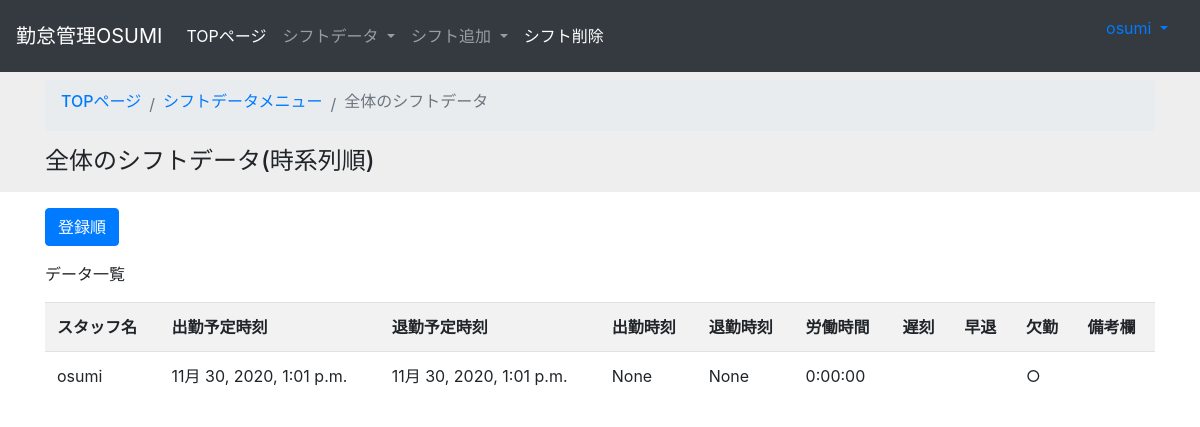
Screenshot of /attendance2/sortlist (signed in) with the database file from the repository.
### myapp/models.py (models this page shows)
class CustomUser(AbstractUser):
    mail = models.EmailField(max_length=100)
    authority = models.CharField(verbose_name="カラム名",default='一般人',choices=CHOICES,max_length=100,blank=True, null=True)

### attendance2/models.py (models this page shows)
class Attendance(models.Model):
    user = models.ForeignKey(CustomUser, blank=False, null=False,on_delete=models.CASCADE, verbose_name="スタッフ名")
    scheduled_attend_time = models.DateTimeField(blank=False, null=False,verbose_name="出勤予定時刻")
    scheduled_leave_time = models.DateTimeField(blank=False, null=False,verbose_name="退勤予定時刻")
    attend_time = models.DateTimeField(blank=True, null=True, verbose_name="出勤時刻")
    leave_time = models.DateTimeField(blank=True, null=True, verbose_name="退勤時刻")
    work_time=models.DurationField(default=timedelta(), verbose_name="労働時間")
    remarks = models.TextField(blank=True, null=True, verbose_name="備考欄")
    def is_late(self): #遅刻判定フラグ
        if self.attend_time:
            if self.attend_time > self.scheduled_attend_time:
                return '○'
            else:
                return ' '
        else:
            return ' '
    def is_early(self): #早退判定フラグ
        if self.leave_time:
            if self.leave_time < self.scheduled_leave_time:
                return '○'
            else:
                return ' '
        else:
            return ' '
    def is_absence(self): #欠勤判定フラグ
        if self.attend_time== None and (self.scheduled_leave_time < timezone.now()):
            return '○'
        else:
            return ' '

### attendance2/views.py (the view)
# urls.py: path('sortlist', views.sortlist, name='sortlist'),#シフトデータ時系列順
def sortlist(request):#データ時系列順
    from .models import Attendance
    from django.db.models import Sum
    if request.user.is_authenticated:
        data = Attendance.objects.order_by("scheduled_attend_time")
        sort_flag=True
        params = {  'message': 'データ一覧',
                    'data': data,
                    'sort_flag':sort_flag,
                    'title':'(時系列順)'
                }
        return render(request, 'attendance2/list.html', params)
    else:
        object=Images.objects.get(pk=1)
        return render(request, 'myapp/index.html',{'object':object})

### templates/attendance2/list.html (shortened to what this page needs)
<!doctype html>
<html lang="ja">
    <head>
        <nav class="navbar navbar-expand-lg navbar-dark bg-dark">
            <a class="navbar-brand" href="../attendance2">勤怠管理OSUMI</a>
                <div class="collapse navbar-collapse" id="navbarSupportedContent">
                    <ul class="navbar-nav mr-auto">
                        <li class="nav-item active">
                            <a class="nav-link" href="../attendance2">TOPページ <span class="sr-only">(current)</span></a>
                        </li>
                        <li class="nav-item dropdown">
                            <a class="nav-link dropdown-toggle" href="#" id="navbarDropdown" role="button" data-toggle="dropdown" aria-haspopup="true" aria-expanded="false">
                                シフトデータ
                            </a>
                        </li>
                        {% if request.user.authority == '管理者' %}
                            <li class="nav-item dropdown">
                                <a class="nav-link dropdown-toggle" href="#" id="navbarDropdown" role="button" data-toggle="dropdown" aria-haspopup="true" aria-expanded="false">
                                    シフト追加
                                </a>
                            </li>
                            <li class="nav-item active">
                                <a class="nav-link" href="../attendance2/delete_menu">シフト削除</a> <span class="sr-only">(current)</span></a>
                            </li>
                        {% endif %}
                    </ul>
                    <ul style="list-style: none;">
                        <li class="nav-item dropdown">
                            <a class="nav-link dropdown-toggle" href="#" id="navbarDropdown" role="button" data-toggle="dropdown" aria-haspopup="true" aria-expanded="false">
                                {{request.user}}
                            </a>
                        </li>
                    </ul>
                </div>
        </nav>
        <link rel="stylesheet" href="https://stackpath.bootstrapcdn.com/bootstrap/4.5.0/css/bootstrap.min.css">
    </head>
    <body>
    </body>
</html>
<!DOCTYPE html>
<html>
    <div class="w-auto p-2" style="background-color: #eee;">
            <div class="container">
            <nav aria-label="パンくずリスト">
                <ol class="breadcrumb">
                    <li class="breadcrumb-item"><a href="../attendance2"><h6>TOPページ<h6></a></li>
                    <li class="breadcrumb-item"><a href="../attendance2/list_menu"><h6>シフトデータメニュー</h6></a></li>
                    <li class="breadcrumb-item active" aria-current="page"><h6>全体のシフトデータ</h6></li>
                </ol>
            </nav>
            <h4>全体のシフトデータ{{title}}</h4>
        </div>
    </div>
        <div class="py-3">
            <div class="container">
            {% if sort_flag == True %}
                </a><a href='../attendance2/list' class='btn btn-primary'>登録順</a><p />
            {% else %}
                </a><a href='../attendance2/sortlist' class='btn btn-primary'>時系列順</a><p />
            {% endif %}
            <p>データ一覧</p>
            <div class="table-responsive">
            <table class ='table table-striped' >
                <tr>
                    <th>スタッフ名</th>
                    <th>出勤予定時刻</th>
                    <th>退勤予定時刻</th>
                    <th>出勤時刻</th>
                    <th>退勤時刻</th>
                    <th>労働時間</th>
                    <th>遅刻</th>
                    <th>早退</th>
                    <th>欠勤</th>
                    <th>備考欄</th>
                </tr>
                {% for member in data %}
                <tr>
                    <td>{{ member.user}}</td>
                    <td>{{ member.scheduled_attend_time}}</td>
                    <td>{{ member.scheduled_leave_time}}</td>
                    <td>{{ member.attend_time }}</td>
                    <td>{{ member.leave_time}}</td>
                    <td>{{ member.work_time}}</td>
                    <td>{{ member.is_late}}</td>
                    <td>{{ member.is_early}}</td>
                    <td>{{ member.is_absence}}</td>
                    <td>{{ member.remarks }}</td>
                </tr>
                {% endfor %}
            </table>
            </div>
        </div>
    </div>
</html>

### rows the page displays
CustomUser: user "osumi"
Attendance: user "osumi", scheduled_attend_time "11月 30, 2020, 1:01 p.m.", scheduled_leave_time "11月 30, 2020, 1:01 p.m.", attend_time "None", leave_time "None", work_time "0:00:00", is_absence "○"

### other values shown
{{ title }} "(時系列順)"
